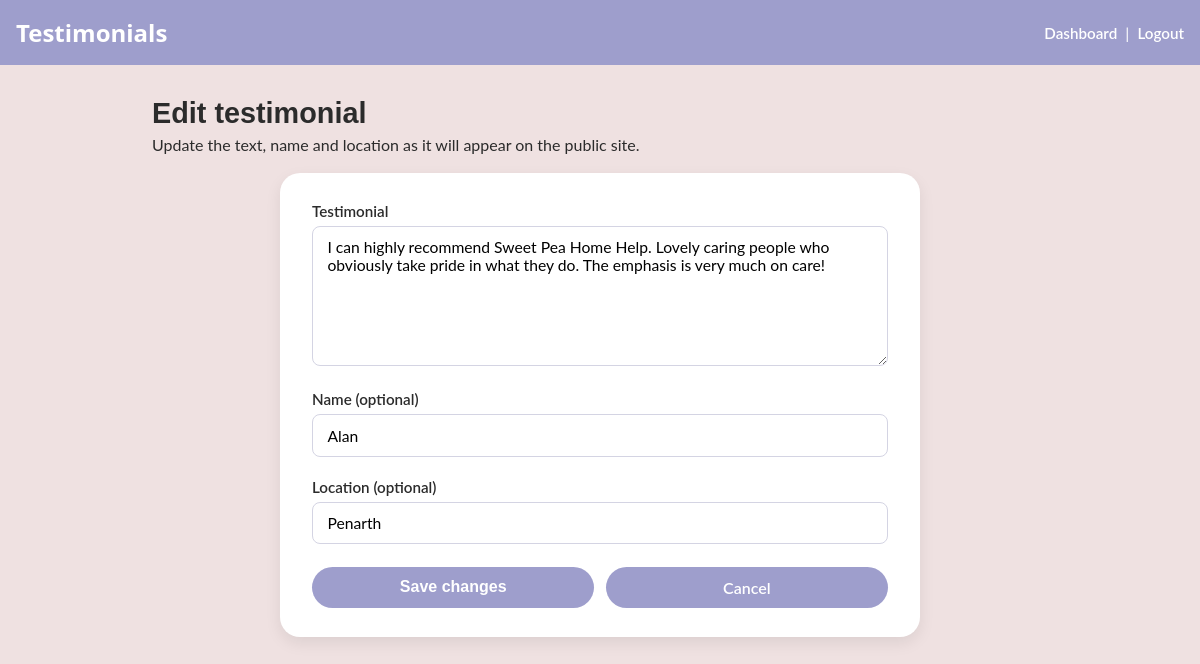
/portal/testimonials/1/edit/ (signed in), run on the app's committed database.
### SweetPeaApp/models.py (models this page shows, shortened)
class Testimonials(models.Model):
    author = models.ForeignKey(User, on_delete=models.CASCADE, related_name='testimonials')
    location = models.CharField(max_length=100, blank=True)
    reviewer = models.CharField(max_length=100, blank=True)
    body = models.TextField()
    created_at = models.DateTimeField(auto_now_add=True)
    updated_at = models.DateTimeField(auto_now=True)
    """
        Returns a human-readable representation of the testimonial.
        This is primarily used in the Django admin interface and debugging.
        """

### SweetPeaApp/views.py (the view, shortened to what this page needs)
# urls.py: path('portal/testimonials/<int:pk>/edit/', views.PortalTestimonialUpdateView.as_view(), name='portal_testimonial_edit'),
class PortalTestimonialUpdateView(StaffRequiredMixin, UpdateView):
    model = Testimonials
    form_class = TestimonialForm   # 👈 keep form consistent
    template_name = 'SweetPeaApp/portal/testimonial_form.html'
    success_url = reverse_lazy('portal_testimonial_list')

### SweetPeaApp/forms.py
class TestimonialForm(forms.ModelForm):
    class Meta:
        model = Testimonials
        fields = ["body", "reviewer", "location"]   # 👈 what admins can edit in portal
        widgets = {
            "body": forms.Textarea(attrs={
                "rows": 5,
                "placeholder": "Write the testimonial here…",
                "class": "form-control"
            }),
            "reviewer": forms.TextInput(attrs={
                "placeholder": "Name (optional)",
                "class": "form-control"
            }),
            "location": forms.TextInput(attrs={
                "placeholder": "Location (optional)",
                "class": "form-control"
            }),
        }

### SweetPeaApp/views.py (called while the page is built)
def staff_check(user):
    return user.is_staff or user.is_superuser

    def test_func(self):
        return staff_check(self.request.user)

### SweetPeaApp/templates/SweetPeaApp/portal/testimonial_form.html (shortened to what this page needs)
{% load static %}
<!DOCTYPE html>
<html lang="en">
<head>
  <link rel="stylesheet" href="{% static 'SweetPeaApp/css/portal.css' %}">
  <link rel="stylesheet" href="{% static 'SweetPeaApp/css/portal_testimonials.css' %}">
</head>
<body class="portal-body">
  <header class="portal-header">
    <h1>Testimonials</h1>
    <nav aria-label="Portal navigation">
      <a href="{% url 'portal_dashboard' %}">Dashboard</a>
      <span aria-hidden="true"> | </span>
      <a href="{% url 'portal_logout' %}">Logout</a>
    </nav>
  </header>
  <main class="portal-wrapper portal-wrapper--form" aria-labelledby="testimonial-form-heading">
    <header class="portal-heading">
      <h2 id="testimonial-form-heading">
        {% if object %}Edit testimonial{% else %}Add testimonial{% endif %}
      </h2>
      <p>Update the text, name and location as it will appear on the public site.</p>
    </header>
    <section class="portal-form-container">
      <form method="post" class="portal-form">
        <section class="form-row">
          <label for="{{ form.body.id_for_label }}">Testimonial</label>
          {{ form.body }}
        </section>
        <section class="form-row">
          <label for="{{ form.reviewer.id_for_label }}">Name (optional)</label>
          {{ form.reviewer }}
        </section>
        <section class="form-row">
          <label for="{{ form.location.id_for_label }}">Location (optional)</label>
          {{ form.location }}
        </section>
        <footer class="form-actions">
          <button type="submit" class="btn">
            {% if object %}Save changes{% else %}Create testimonial{% endif %}
          </button>
          <a href="{% url 'portal_testimonial_list' %}" class="btn btn-secondary">
            Cancel
          </a>
        </footer>
      </form>
    </section>
  </main>
</body>
</html>

### SweetPeaApp/static/SweetPeaApp/css/portal.css (style rules this page uses)
body.portal-body { margin: 0; padding: 0; background-color: #EFE1E1; font-family: "Lato", sans-serif; color: #2b2b2b; }
.portal-header { background: #9E9ECC; color: white; padding: 1rem; display: flex; justify-content: space-between; align-items: center; box-sizing: border-box; width: 100%; }
.portal-header h1 { margin: 0; font-family: "Comfortaa", system-ui, sans-serif; font-size: 1.5rem; }
.portal-header nav a { color: #fff; text-decoration: none; font-weight: 600; font-size: 0.95rem; }
.portal-header nav a + span { margin: 0 0.25rem; }
.btn { display: inline-block; padding: 0.7rem 1.6rem; border-radius: 999px; background-color: #BFD9E3; color: #2b2b2b; text-decoration: none; font-weight: 600; font-size: 0.98rem; border: none; cursor: pointer; transition: background-color 0.2s ease, transform 0.2s ease, box-shadow 0.2s ease; }

### SweetPeaApp/static/SweetPeaApp/css/portal_testimonials.css (style rules this page uses)
.portal-wrapper { width: 100%; max-width: 960px; margin: 2rem auto 3rem; padding-left: 2rem; padding-right: 2rem; box-sizing: border-box; font-family: "Lato", sans-serif; color: #2b2b2b; }
.portal-heading h2 { font-family: "Comfortaa", sans-serif; font-size: 1.8rem; margin: 0 0 0.3rem 0; }
.portal-heading p { margin: 0.2rem 0 1rem 0; font-size: 1rem; }
.btn { display: inline-block; padding: 0.7rem 1.6rem; border-radius: 999px; background-color: #9e9ecc; color: #fff; text-decoration: none; font-weight: 600; font-size: 1rem; cursor: pointer; transition: all 0.2s ease; }
.portal-wrapper--form { width: 100%; max-width: 960px; margin: 2rem auto 3rem; padding-left: 2rem; padding-right: 2rem; box-sizing: border-box; }
.portal-form-container { display: flex; justify-content: center; margin-top: 1.2rem; }
.portal-form { width: 100%; max-width: 640px; background-color: #ffffff; border-radius: 20px; padding: 1.8rem 2rem; box-shadow: 0 6px 16px rgba(0, 0, 0, 0.08); box-sizing: border-box; }
.form-row { margin-bottom: 1.3rem; }
.form-row label { display: block; font-weight: 600; margin-bottom: 0.4rem; font-size: 0.95rem; }
.portal-form textarea, .portal-form input[type="text"] { width: 100%; font-family: inherit; font-size: 0.98rem; padding: 0.7rem 0.9rem; border-radius: 8px; border: 1px solid #d4d4e3; box-sizing: border-box; }
.portal-form textarea { min-height: 140px; resize: vertical; }
.form-actions { margin-top: 1.4rem; display: flex; gap: 0.7rem; }
.form-actions button.btn, .form-actions a.btn { display: block; width: 100%; text-align: center; box-sizing: border-box; }
.portal-form .form-actions { width: 100%; }

### data on the page
Testimonials: body "I can highly recommend Sweet Pea Home Help. Lovely caring people who obviously take pride in what they do. The emphasis is very much on care!", reviewer "Alan", location "Penarth"
